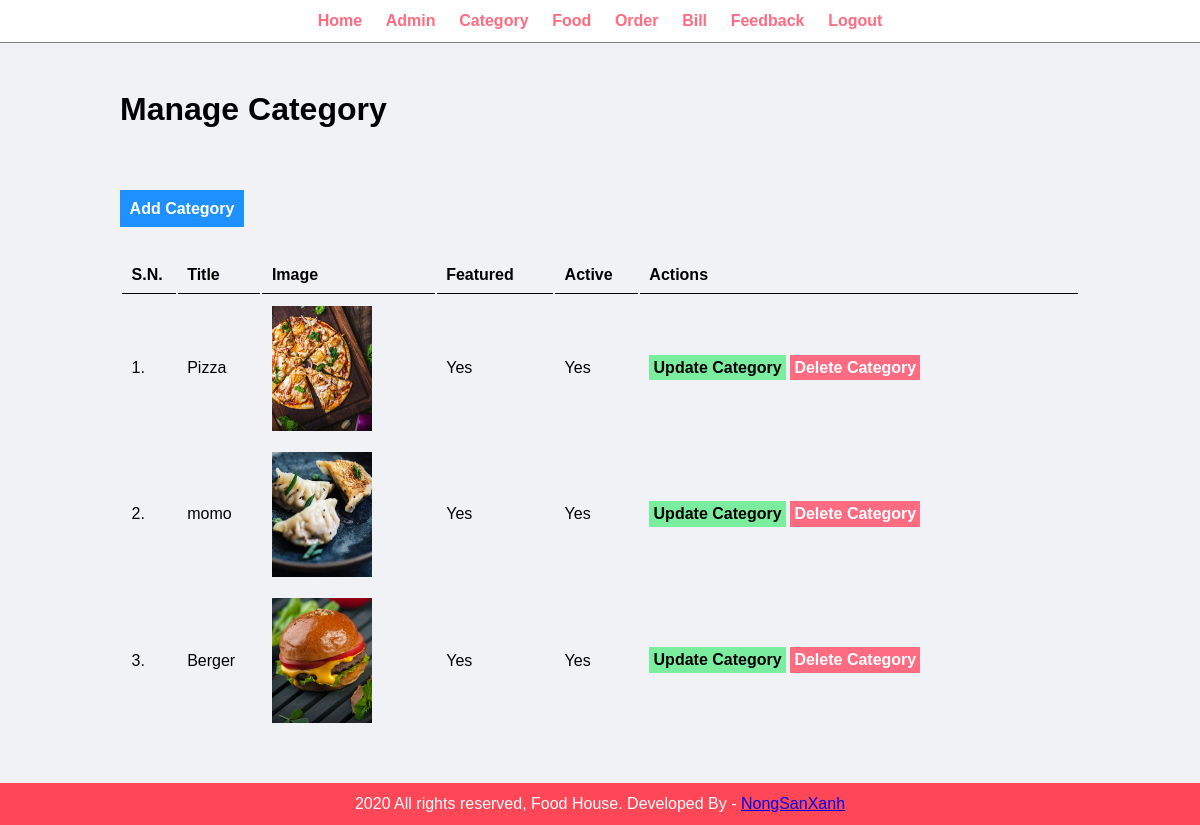
/admin/manage-category.php (signed in), run on the app's committed database.
### tables this page shows
CREATE TABLE `tbl_category` (
  `id` int(11) NOT NULL,
  `title` varchar(100) NOT NULL,
  `image_name` varchar(255) NOT NULL,
  `featured` varchar(10) NOT NULL,
  `active` varchar(10) NOT NULL
);

### admin/manage-category.php (the view, shortened to what this page needs)
<?php include('partials/menu.php'); ?>
<div class="main-content">
    <div class="wrapper">
        <h1>Manage Category</h1>
        <br /><br />
        <br><br>
                <a href="<?php echo SITEURL; ?>admin/add-category.php" class="btn-primary">Add Category</a>
                <br /><br /><br />
                <table class="tbl-full">
                    <tr>
                        <th>S.N.</th>
                        <th>Title</th>
                        <th>Image</th>
                        <th>Featured</th>
                        <th>Active</th>
                        <th>Actions</th>
                    </tr>
                    <?php
                        $sql = "SELECT * FROM tbl_category";
                        $res = mysqli_query($conn, $sql);
                        $count = mysqli_num_rows($res);
                        $sn=1;
                        if($count>0)
                        {
                            while($row=mysqli_fetch_assoc($res))
                            {
                                $id = $row['id'];
                                $title = $row['title'];
                                $image_name = $row['image_name'];
                                $featured = $row['featured'];
                                $active = $row['active'];
                                ?>
                                    <tr>
                                        <td><?php echo $sn++; ?>. </td>
                                        <td><?php echo $title; ?></td>
                                        <td>
                                            <?php
                                                if($image_name!="")
                                                {
                                                    ?>
                                                    <img src="<?php echo SITEURL; ?>images/category/<?php echo $image_name; ?>" width="100px" >
                                                    <?php
                                                }
                                                else
                                                {
                                                    echo "<div class='error'>Image not Added.</div>";
                                                }
                                            ?>
                                        </td>
                                        <td><?php echo $featured; ?></td>
                                        <td><?php echo $active; ?></td>
                                        <td>
                                            <a href="<?php echo SITEURL; ?>admin/update-category.php?id=<?php echo $id; ?>" class="btn-secondary">Update Category</a>
                                            <a href="<?php echo SITEURL; ?>admin/delete-category.php?id=<?php echo $id; ?>&image_name=<?php echo $image_name; ?>" class="btn-danger">Delete Category</a>
                                        </td>
                                    </tr>
                                <?php
                            }
                        }
                        else
                        {
                            ?>
                            <tr>
                                <td colspan="6"><div class="error">No Category Added.</div></td>
                            </tr>
                            <?php
                        }
                    ?>
                </table>
    </div>
</div>
<?php include('partials/footer.php'); ?>

### admin/partials/menu.php (shortened to what this page needs)
<html>
    <head>
        <link rel="stylesheet" href="../css/admin.css">
    </head>
    <body>
        <div class="menu text-center">
            <div class="wrapper">
                <ul>
                    <li><a href="index.php">Home</a></li>
                    <li><a href="manage-admin.php">Admin</a></li>
                    <li><a href="manage-category.php">Category</a></li>
                    <li><a href="manage-food.php">Food</a></li>
                    <li><a href="manage-order.php">Order</a></li>
                    <li><a href="bill-admin.php">Bill</a></li>
                    <li><a href="feedback.php">Feedback</a></li>
                    <li><a href="logout.php">Logout</a></li>
                </ul>
            </div>
        </div>

### admin/partials/footer.php
<div class="footer">
            <div class="wrapper">
                <p class="text-center">2020 All rights reserved, Food House. Developed By - <a href="#"> NongSanXanh</a></p>
            </div>
        </div>
    </body>
</html>

### css/admin.css (style rules this page uses)
* { margin: 0; padding: 0; font-family: Arial, Helvetica, sans-serif; }
.wrapper { padding: 1%; width: 80%; margin: 0 auto; }
.text-center { text-align: center; }
.tbl-full { width: 100%; }
table tr th { border-bottom: 1px solid black; padding: 1%; text-align: left; }
table tr td { padding: 1%; }
.btn-primary { background-color: #1e90ff; padding: 1%; color: white; text-decoration: none; font-weight: bold; }
.btn-secondary { background-color: #7bed9f; padding: 1%; color: black; text-decoration: none; font-weight: bold; }
.btn-danger { background-color: #ff6b81; padding: 1%; color: white; text-decoration: none; font-weight: bold; }
.menu { border-bottom: 1px solid grey; }
.menu ul { list-style-type: none; }
.menu ul li { display: inline; padding: 1%; }
.menu ul li a { text-decoration: none; font-weight: bold; color: #ff6b81; }
.main-content { background-color: #f1f2f6; padding: 3% 0; }
.footer { background-color: #ff4757; color: white; }

### data on the page
tbl_category: title "Pizza", image_name (picture), featured "Yes", active "Yes"
tbl_category: title "momo", image_name (picture), featured "Yes", active "Yes"
tbl_category: title "Berger", image_name (picture), featured "Yes", active "Yes"
